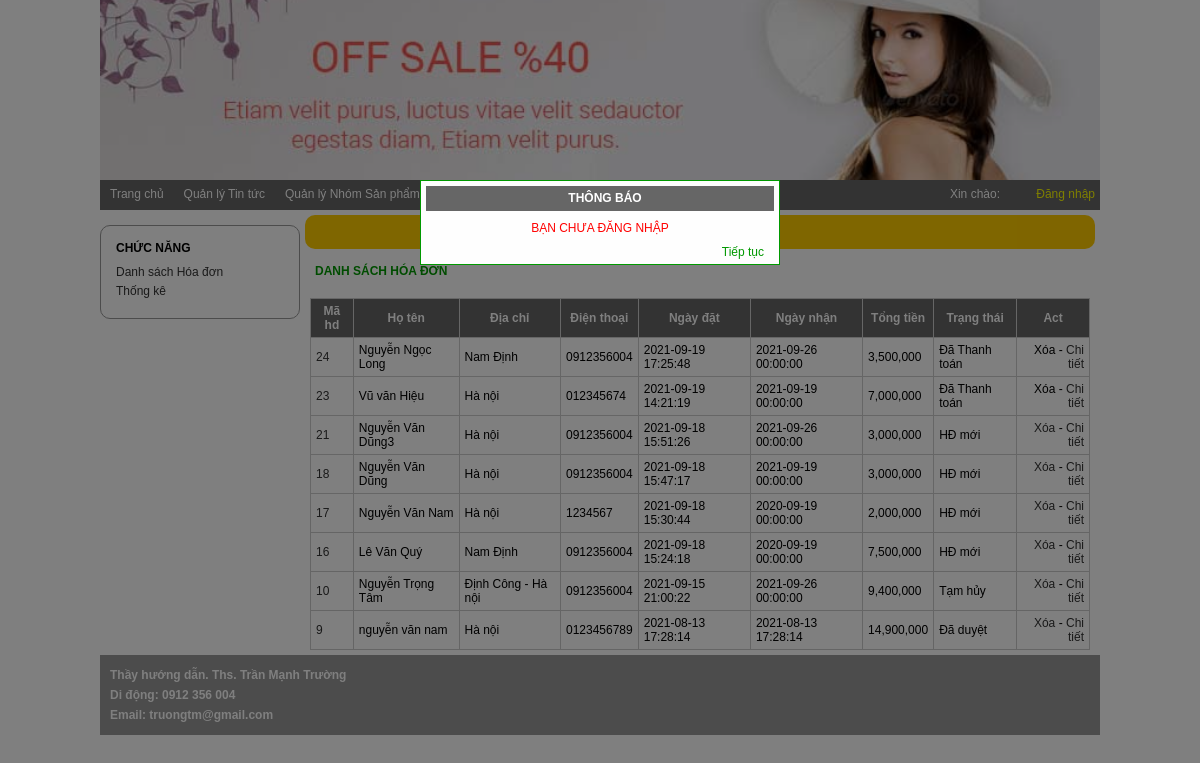
Screenshot of /index_admin.php?module=hoadon with the database file from the repository.
### tables this page shows
CREATE TABLE `tbhoadon` (
  `mahd` int(11) NOT NULL,
  `tennguoimua` varchar(30) NOT NULL,
  `diachi` varchar(100) NOT NULL,
  `dienthoai` varchar(15) NOT NULL,
  `ngaydat` datetime NOT NULL DEFAULT CURRENT_TIMESTAMP,
  `ngaynhan` datetime NOT NULL DEFAULT CURRENT_TIMESTAMP,
  `trangthai` int(11) NOT NULL DEFAULT '0'
);

### Models/clsDatabase.php (called while the page is built, shortened)
<?php
class clsDatabase
{
	public $conn = NULL;
	function clsDatabase()
	{
		try
		{
			$this->conn = new PDO("mysql:host=localhost;dbname=shop","root","");
			$this->conn->exec("SET NAMES UTF8");
		}
		catch(PDOException $ex)
		{
			echo "<h3>" . $ex->getMessage() . "</h3>";
			die("<h3> LỖI KẾT NỐI CSDL </h3>");
		}
	}
	function ThucthiSQL($sql, $data=NULL)
	{
		$this->pdo_stm = $this->conn->prepare($sql);
		$ketqua=false;
		if($data!=NULL)
			$ketqua = $this->pdo_stm->execute($data);
		else
			$ketqua = $this->pdo_stm->execute();
		return $ketqua;
	}
}
?>

### Models/clsHoadon.php (called while the page is built, shortened)
<?php
require_once("clsDatabase.php");
class clsHoadon
{
	public $db;
	function clsHoadon()
	{
		$this->db = new clsDatabase();
	}
	function LayDanhSachHoadon()
	{
		$sql = "SELECT * FROM tbHoadon ORDER BY mahd DESC";
		$ketqua = $this->db->ThucthiSQL($sql);
		if($ketqua==TRUE)
			$this->data = $this->db->pdo_stm->fetchAll();
		return $ketqua;
	}
	public function TongTien($mahd)
	{
		$sql = "SELECT SUM(soluong*giamua) AS tongtien
					FROM `tbchitiethoadon` WHERE mahd=?";
		$data[] = $mahd;
 		$ketqua = $this->db->ThucthiSQL($sql,$data);
		if($ketqua==TRUE)
		{
			$this->data = $this->db->pdo_stm->fetch();
			return $this->data["tongtien"];
		}
		else
			return -1;
	}
}
?>

### Views/vDanhSachHD.php (the view)
 	<div id="content_left">
     	<div class="left1">
         	<h3>CHỨC NĂNG</h3>
             <p><a href="?module=<?=$module?>">Danh sách Hóa đơn</a></p>
             <p><a href="?module=<?=$module?>">Thống kê</a></p>
         </div>
     </div>
     <div id="content_right">
     	<h1> QUẢN LÝ HÓA ĐƠN</h1>
         <h2> DANH SÁCH HÓA ĐƠN</h2>
         <div id="right_detail">
	<?php
             if($ketqua)
             {
             ?>
             <table width="100%" border="1" class="Content_Table" cellpadding="0" cellspacing="0">
               <tr>
                 <td>Mã hd</td>
                 <td>Họ tên</td>
                 <td>Địa chỉ</td>
                 <td>Điện thoại</td>
                 <td>Ngày đặt</td>
                 <td>Ngày nhận</td>
                 <td>Tổng tiền</td>
                 <td>Trạng thái</td>
                 <td>Act</td>
               </tr>
               <?php
                 $rows = $hoadon->data;
                 foreach($rows as $row)
                 {
                     $trangthai="";
                     if($row["trangthai"]==0)
                         $trangthai = "HĐ mới";
                     else if($row["trangthai"]==1)
                         $trangthai = "Đã duyệt";
                     else if($row["trangthai"]==2)
                         $trangthai = "Đã Thanh toán";
                     else if($row["trangthai"]==3)
                         $trangthai = "Tạm hủy";
                 ?>
               <tr>
                 <td><a href="?module=<?=$module?>&act=chitiet&id=<?=$row["mahd"]?>"> <?=$row["mahd"]?> </a></td>
                 <td><?=$row["tennguoimua"]?></td>
                 <td><?=$row["diachi"]?></td>
                 <td><?=$row["dienthoai"]?></td>
                 <td><?=$row["ngaydat"]?></td>
                 <td><?=$row["ngaynhan"]?></td>
                 <td><?=number_format($hoadon->TongTien($row["mahd"]))?></td>
                 <td><?=$trangthai?></td>
                 <td align="right">
                 <?php
                 if($row["trangthai"]!=2)
                     echo "<a href='?module=" . $module ."&act=xoa&id=" . $row["mahd"] . "'>Xóa</a> - ";
                 else
                     echo "Xóa - ";
                 ?>
                 <a href="?module=<?=$module?>&act=chitiet&id=<?=$row["mahd"]?>"> Chi tiết </a></td>
               </tr>
               <?php
                 }
               ?>
             </table>
             <?php
             }
             ?>
</div>
     </div>

### css_Admin/Style.css (style rules this page uses)
* { margin:0px; padding:0px; box-sizing:border-box; font-family:Tahoma, Geneva, sans-serif; font-size:12px }
#content_left { width:200px; float:left }
#content_right { width:800px; float:left }
#content_right > h1 { color; text-align:center; padding:10px; margin:5px; background:#FC0; color:#333; border-radius:10px }
#content_right > h2 { color:#090; padding:10px; margin:5px; }
.left1 { width:200px; border:1px #999999 solid; border-radius:10px; margin:15px 0px; padding:15px; }
.left1 h3 { margin-bottom:10px }
.left1 p { margin:5px 0px }
.left1 a { text-decoration:none; color:#333 }

### css_Admin/ContentRight.css (style rules this page uses)
#right_detail { width:800px; height:auto; margin:0px; overflow:auto; padding:0px 10px }
.Content_Table { margin:5px auto; border:1px #CCCCCC solid; border-collapse:collapse; }
.Content_Table tr { height:30px }
.Content_Table tr:first-child { background:#666; color:white; font-weight:bold; text-align:center }
.Content_Table td { padding:5px }
.Content_Table a { color:#333; text-decoration:none }

### rows the page displays
tbhoadon: mahd "24", tennguoimua "Nguyễn Ngọc Long", diachi "Nam Định", dienthoai "0912356004", ngaydat "2021-09-19 17:25:48", ngaynhan "2021-09-26 00:00:00", TongTien "3,500,000", trangthai "Đã Thanh toán", shows "Xóa -"
tbhoadon: mahd "23", tennguoimua "Vũ văn Hiệu", diachi "Hà nội", dienthoai "012345674", ngaydat "2021-09-19 14:21:19", ngaynhan "2021-09-19 00:00:00", TongTien "7,000,000", trangthai "Đã Thanh toán", shows "Xóa -"
tbhoadon: mahd "21", tennguoimua "Nguyễn Văn Dũng3", diachi "Hà nội", dienthoai "0912356004", ngaydat "2021-09-18 15:51:26", ngaynhan "2021-09-26 00:00:00", TongTien "3,000,000", trangthai "HĐ mới"
tbhoadon: mahd "18", tennguoimua "Nguyễn Văn Dũng", diachi "Hà nội", dienthoai "0912356004", ngaydat "2021-09-18 15:47:17", ngaynhan "2021-09-19 00:00:00", TongTien "3,000,000", trangthai "HĐ mới"
tbhoadon: mahd "17", tennguoimua "Nguyễn Văn Nam", diachi "Hà nội", dienthoai "1234567", ngaydat "2021-09-18 15:30:44", ngaynhan "2020-09-19 00:00:00", TongTien "2,000,000", trangthai "HĐ mới"
tbhoadon: mahd "16", tennguoimua "Lê Văn Quý", diachi "Nam Định", dienthoai "0912356004", ngaydat "2021-09-18 15:24:18", ngaynhan "2020-09-19 00:00:00", TongTien "7,500,000", trangthai "HĐ mới"
tbhoadon: mahd "10", tennguoimua "Nguyễn Trọng Tâm", diachi "Định Công - Hà nội", dienthoai "0912356004", ngaydat "2021-09-15 21:00:22", ngaynhan "2021-09-26 00:00:00", TongTien "9,400,000", trangthai "Tạm hủy"
tbhoadon: mahd "9", tennguoimua "nguyễn văn nam", diachi "Hà nội", dienthoai "0123456789", ngaydat "2021-08-13 17:28:14", ngaynhan "2021-08-13 17:28:14", TongTien "14,900,000", trangthai "Đã duyệt"

### other values shown
$thongbao "BẠN CHƯA ĐĂNG NHẬP"
